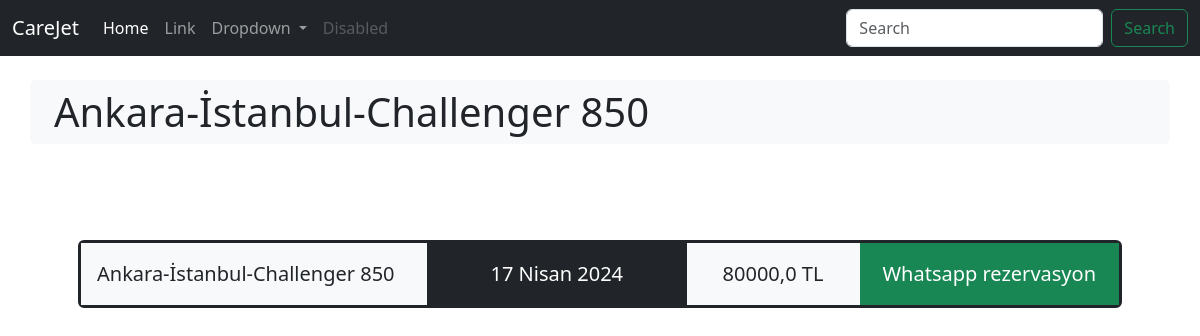
The page /takvim/1/ on the database as committed earlier.
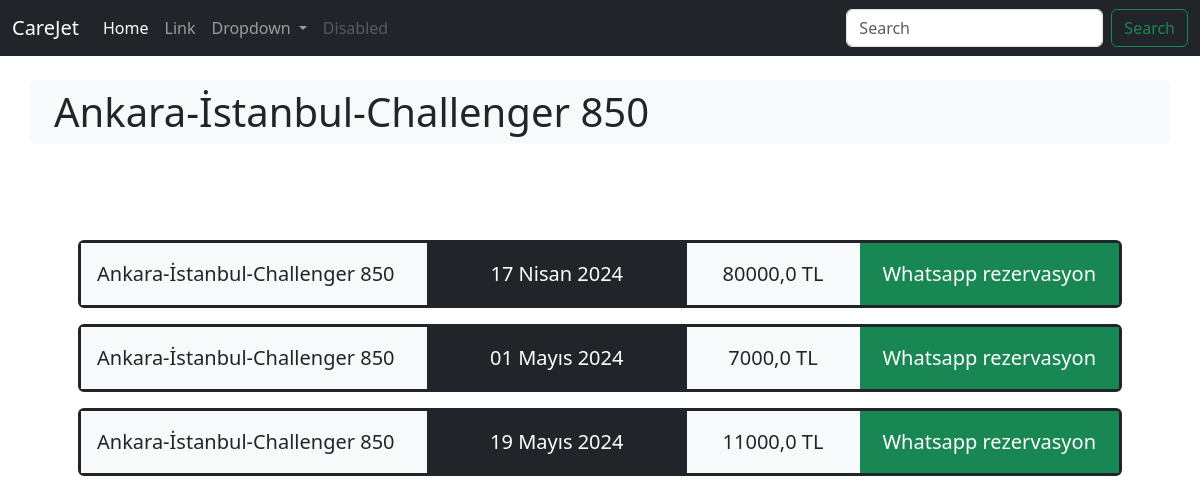
The same page on the database as committed later.
### ucus/models.py (models this page shows, shortened)
class RotaPlan(models.Model):
    rota = models.ForeignKey(Rota,on_delete=models.CASCADE, related_name="Rota")
    tarih = models.DateField()
    ucret = models.FloatField()
    vale = models.BooleanField()
    olusturulma_tarihi=models.DateTimeField(auto_now_add=True) #otomatik tarih alır
    class Meta:
        verbose_name="Planlanmış Uçuş"
        verbose_name_plural="Planlanmış Uçuşlar"

class Rota(models.Model):
    isim = models.CharField(max_length=120)
    kalkis = models.ForeignKey(Airport,on_delete=models.CASCADE, related_name="Kalkış")
    varis = models.ForeignKey(Airport,on_delete=models.CASCADE, related_name="Varış")
    ucak = models.ForeignKey(Ucak,on_delete=models.CASCADE)
    def __str__(self):
        return self.isim
    class Meta:
        verbose_name="Uçus Rotası"
        verbose_name_plural="Uçuş Rotaları"

### ucus/views.py (the view)
# urls.py: path('takvim/<int:rota_id>/',views.Takvim,name="Uçuş Takvimi"),
def Takvim(request, rota_id):
    rota = get_object_or_404(Rota, pk=rota_id)
    planlar = RotaPlan.objects.filter(rota=rota)
    return render(request,'takvim.html',context={'planlar':planlar,'rota':rota})

### template/takvim.html
{% extends 'base.html' %}
{% block icerik %}
<div class="container">
    <div class="row">
        <div class="col-md-12 p-2 bg-light mt-4 rounded px-4">
            <h1 class="text-dark p-0 m-0 ">{{ rota.isim }}</h1>
        </div>
        <div class="p-5 fs-5 mt-5 rounded">
            {% for plan in planlar %}
            <div class="">
                <div class="row g-0 border border-3 border-dark rounded mb-3">
                    <div class="col-md-4">
                        <p class="p-3 bg-light text-dark m-0">{{ plan.rota }}</p>
                    </div>
                    <div class="col-md-3">
                        <p class="p-3 bg-dark text-center text-white m-0">{{ plan.tarih }}</p>
                    </div>
                    <div class="col-md-2">
                        <p class="p-3 bg-light text-dark text-center m-0">{{ plan.ucret }} TL</p>
                    </div>
                    <div class="col-md-3">
                        <a style="text-decoration:none;"
                           class="d-block p-3 bg-success text-white text-center m-0"
                           href="https://wa.me/905326882026?text={{plan.rota}} ve {{plan.tarih}} için randevu
                           istiyorum">Whatsapp rezervasyon</a>
                    </div>
                </div>
            </div>
            {% endfor %}
        </div>
    </div>
</div>
{% endblock %}

Rows that differ between the two databases and show on the page:
added RotaPlan: rota "Ankara-İstanbul-Challenger 850", tarih "01 Mayıs 2024", ucret "7000,0"
added RotaPlan: rota "Ankara-İstanbul-Challenger 850", tarih "19 Mayıs 2024", ucret "11000,0"
